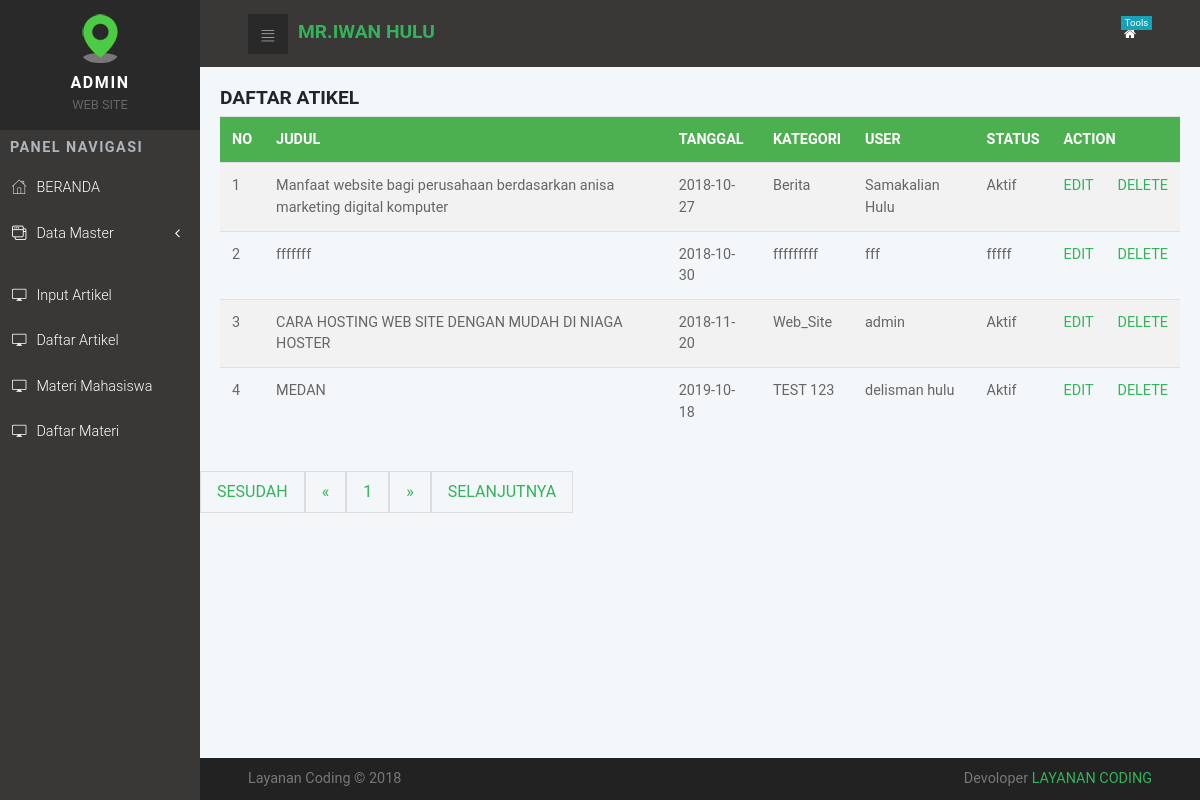
/admin/blog_tampil.php (signed in), run on the app's committed database.
### tables this page shows
CREATE TABLE IF NOT EXISTS `tbl_blog` (
`kode` int(11) NOT NULL,
  `kategori` varchar(50) DEFAULT NULL,
  `judul` varchar(100) DEFAULT NULL,
  `konten` text,
  `tgl_posting` date DEFAULT NULL,
  `user` varchar(50) DEFAULT NULL,
  `status` varchar(10) NOT NULL,
  `gambar` varchar(100) NOT NULL
);

### admin/blog_tampil.php (the view, shortened to what this page needs)
<?php include'header.php';
error_reporting(0); ?>
<head>
</head>
	<div class="card-body">
		<h3>DAFTAR ATIKEL</h3>
                  <div class="table-responsive">
                    <table class="table">
					<tr>
						<th>NO</th>
						<th>JUDUL</th>
						<th>TANGGAL</th>
						<th>KATEGORI</th>
						<th>USER</th>
						<th>STATUS</th>
						<th colspan="2">ACTION</th>
					</tr>
					<?php
					$page = (isset($_GET['page']))? $_GET['page'] : 1;
					$limit = 5;
					$limit_start = ($page - 1) * $limit;
					$sql = mysqli_query($konek, "SELECT * FROM tbl_blog LIMIT ".$limit_start.",".$limit);
					$no = $limit_start + 1;
					while($data = mysqli_fetch_array($sql)){
					?>
						<tr>
							<td> <?php echo $no; ?></td>
							<td> <?php echo $data['judul']; ?></td>
							<td> <?php echo $data['tgl_posting']; ?></td>
							<td> <?php echo $data['kategori']; ?></td>
							<td> <?php echo $data['user']; ?></td>
							<td> <?php echo $data['status']; ?></td>
							<td> <a href="blog_edit.php?id=<?php echo base64_encode($data['kode']); ?>">EDIT</a></td>
							<td> <a href="blog_hapus.php?id=<?php echo $data['kode']; ?> ">DELETE</a></td>
						</tr>
					<?php
						$no++;
					}
					?>
				</table>
			</div>
			</div>
			<ul class="pagination">
				<?php
				if($page == 1){
				?>
					<li class="disabled"><a href="#">SESUDAH</a></li>
					<li class="disabled"><a href="#">&laquo;</a></li>
				<?php
				}else{
					$link_prev = ($page > 1)? $page - 1 : 1;
				?>
					<li><a href="blog_tampil.php?page=1">SESUDAH</a></li>
					<li><a href="blog_tampil.php?page=<?php echo $link_prev; ?>">&laquo;</a></li>
				<?php
				}
				?>
				<?php
				$sql2 = mysqli_query($konek, "SELECT COUNT(*) AS jumlah FROM tbl_blog");
				$get_jumlah = mysqli_fetch_array($sql2);
				$jumlah_page = ceil($get_jumlah['jumlah'] / $limit);
				$jumlah_number = 3;
				$start_number = ($page > $jumlah_number)? $page - $jumlah_number : 1;
				$end_number = ($page < ($jumlah_page - $jumlah_number))? $page + $jumlah_number : $jumlah_page;
				for($i = $start_number; $i <= $end_number; $i++){
					$link_active = ($page == $i)? ' class="active"' : '';
				?>
					<li<?php echo $link_active; ?>><a href="blog_tampil.php?page=<?php echo $i; ?>"><?php echo $i; ?></a></li>
				<?php
				}
				?>
				<?php
				if($page == $jumlah_page){
				?>
					<li class="disabled"><a href="#">&raquo;</a></li>
					<li class="disabled"><a href="#">SELANJUTNYA</a></li>
				<?php
				}else{
					$link_next = ($page < $jumlah_page)? $page + 1 : $jumlah_page;
				?>
					<li><a href="blog_tampil.php?page=<?php echo $link_next; ?>">&raquo;</a></li>
					<li><a href="blog_tampil.php?page=<?php echo $jumlah_page; ?>">SELANJUTNYA</a></li>
				<?php
				}
				?>
			</ul>
		<div>
<?php include'footer.php'; ?>

### admin/css/style.default.css (style rules this page uses)
a { display: inline-block; text-decoration: none; color: #fff; }
body { overflow-x: hidden; }
table { font-size: 0.9em; color: #666; }
body { font-family: "Roboto", sans-serif; font-size: 1rem; font-weight: 400; line-height: 1.5; color: #212529; background-color: #fff; }
a { color: #33b35a; text-decoration: none; }
h1, h2, h3, h4, h5, h6, .h1, .h2, .h3, .h4, .h5, .h6 { margin-bottom: 0.5rem; font-family: inherit; font-weight: 700; line-height: 1.1; color: inherit; }
h3, .h3 { font-size: 1.2rem; }
.card-body { padding: 1.25rem; }

### admin/blog_tampil.php (style rules this page uses)
table { border-collapse: collapse; width: 100%; }
th, td { text-align: left; padding: 8px; }
tr:nth-child(even) { background-color: #f2f2f2 }
th { background-color: #4CAF50; color: white; }
.pagination { display: inline-block; }
.pagination li { color: black; float: left; padding: 8px 16px; text-decoration: none; transition: background-color .3s; border: 1px solid #ddd; }

### data on the page
tbl_blog: judul "Manfaat website bagi perusahaan berdasarkan anisa marketing digital komputer", tgl_posting "2018-10-27", kategori "Berita", user "Samakalian Hulu", status "Aktif"
tbl_blog: judul "fffffff", tgl_posting "2018-10-30", kategori "fffffffff", user "fff", status "fffff"
tbl_blog: judul "CARA HOSTING WEB SITE DENGAN MUDAH DI NIAGA HOSTER", tgl_posting "2018-11-20", kategori "Web_Site", user "admin", status "Aktif"
tbl_blog: judul "MEDAN", tgl_posting "2019-10-18", kategori "TEST 123", user "delisman hulu", status "Aktif"
